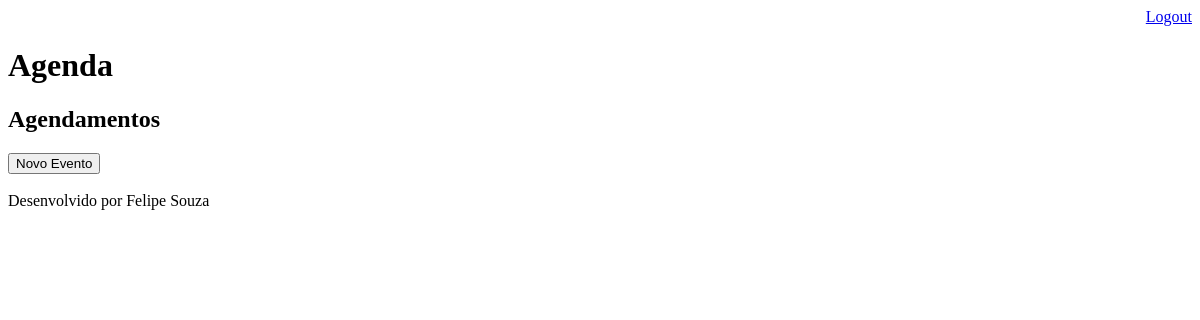
Page /agenda/ (signed in) on the earlier database version.
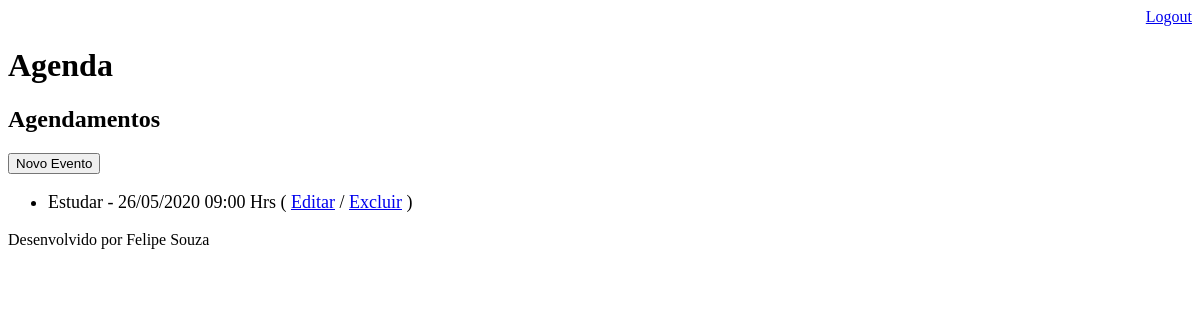
Same page on the later database version.
### core/models.py (models this page shows, shortened)
class Evento(models.Model):
    titulo = models.CharField(max_length=100)
    descricao = models.TextField(blank=True, null=True)
    local = models.CharField(max_length=100)
    data_evento = models.DateTimeField(verbose_name='Data do Evento')
    data_criacao = models.DateTimeField(auto_now=True)
    usuario = models.ForeignKey(User, on_delete=models.CASCADE)
    class Meta:
        db_table = 'evento'
    def get_data_evento(self):
        return self.data_evento.strftime('%d/%m/%Y %H:%M Hrs')
    def get_evento_atrasado(self):
        if self.data_evento < datetime.now():
            print(f'Atrasado: {self.data_evento}')
            return True
        else:
            return False

### core/views.py (the view)
# urls.py: path('agenda/', views.listaeventos),
@login_required(login_url='/login/')
def listaeventos(request):
    usuario = request.user
    dataatual = datetime.now() - timedelta(hours=1)
    evento = Evento.objects.filter(usuario=usuario, data_evento__gt=dataatual)
    dados = {'eventos':evento,}
    return render(request, 'agenda.html', dados)

### templates/agenda.html (shortened to what this page needs)
{% extends "model-page.html" %}
{% block content %}
    <h2>Agendamentos</h2>
    <a href="evento/">
        <button type="button">Novo Evento</button>
    </a>
    <ul style="font-size: 18px">
        {% for evento in eventos %}
        <li>
            <div style=>
                {{ evento.titulo }} - {{ evento.get_data_evento }}
                ( <a href="evento/?id={{ evento.id }}">Editar</a> / <a href="evento/delete/{{ evento.id }}/">Excluir</a> )
            </div>
        </li>
        {% endfor %}
    </ul>
{% endblock %}

Differences in the rows shown:
added Evento: titulo "Estudar", get_data_evento "26/05/2020 09:00 Hrs"
